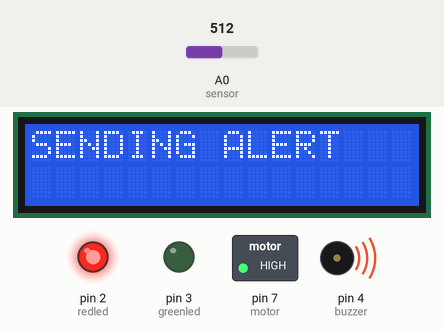
Simulated run of this sketch. Board: Arduino Uno, built with avr-gcc and run on an emulated ATmega328P. Shown: 16×2 character LCD, switched loads named in the sketch (green lamp = pin HIGH), output pins drawn as LEDs (lit = HIGH), buzzer (waves = sounding). The inputs (shaded band) are chosen by the test bench; at power-on: A0 (sensor) = 512. What the sketch prints to the serial monitor is not drawn.

Above: at 1.2 s.
1.3 s: A0 (sensor) set to 407
6.5 s: A0 (sensor) set to 386
At 8.8 s:
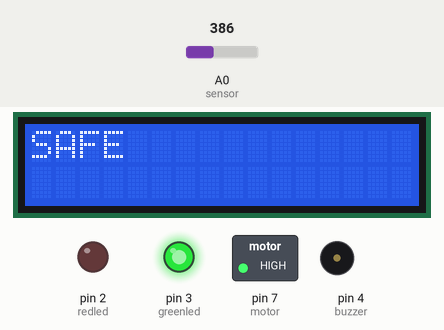
11.7 s: A0 (sensor) set to 410
At 13.3 s:
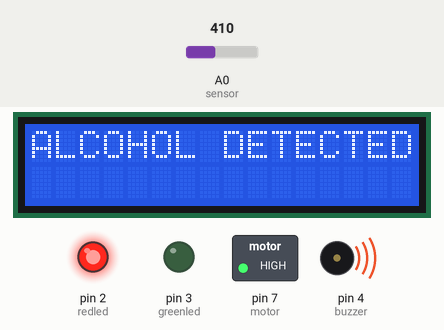
18.0 s: A0 (sensor) set to 390
At 21.6 s:
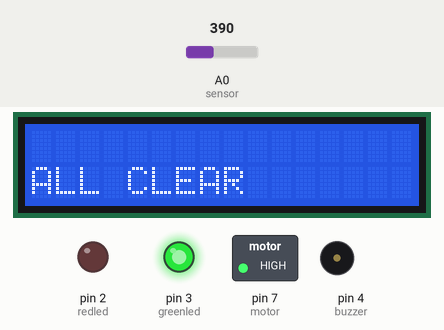
Timing chart, 0 to 23.1 s (numbered marks = the images above; inputs shaded):
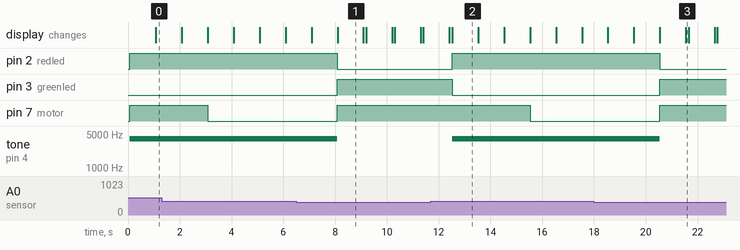

Measured:
- the behaviour switches between 401 and 400 on A0 (sensor) (found by bisection; images 0 and 1)
- after the input at 6.5 s, pin 2 (redled): HIGH → LOW after 1.6 s; pin 3 (greenled), pin 7 (motor): LOW → HIGH after 1.6 s; tone on pin 4 (buzzer): 4000 Hz → silent after 1.6 s; the display: first differs from a run without the input after 1.6 s (image 1)
- after the input at 11.7 s, pin 2 (redled): LOW → HIGH after 0.82 s; pin 3 (greenled): HIGH → LOW after 0.82 s; pin 7 (motor): HIGH → LOW after 3.8 s; tone on pin 4 (buzzer): silent → 4000 Hz after 0.82 s; the display: first differs from a run without the input after 0.82 s (image 2)
- after the input at 18.0 s, pin 2 (redled): HIGH → LOW after 2.5 s; pin 3 (greenled), pin 7 (motor): LOW → HIGH after 2.5 s; tone on pin 4 (buzzer): 4000 Hz → silent after 2.5 s; the display: first differs from a run without the input after 2.5 s (image 3 shows a later state)
- what the display in image 1 shows lasts 1.0 s, from 8.1 s to 9.1 s

The sketch:

alcoholdetection.ino
```cpp
#include <LiquidCrystal.h>
LiquidCrystal lcd(5,6,8,9,10,11);

int redled = 2;
int greenled = 3;
int buzzer = 4;
int sensor = A0;
int sensorThresh = 400;//threshold value for drunk
int motor = 7;

void setup()
{
pinMode(redled, OUTPUT);
pinMode(greenled,OUTPUT);
pinMode(buzzer,OUTPUT);
pinMode(sensor,INPUT);
pinMode(motor,OUTPUT);
Serial.begin(9600);
lcd.begin(16,2);
digitalWrite(motor,HIGH);
}

void loop()
{
  int analogValue = analogRead(sensor);//value read by gas sensor
  Serial.print(analogValue);
  if(analogValue>sensorThresh)//condition if drunk
  {
    digitalWrite(redled,HIGH);
    digitalWrite(greenled,LOW);
    //play the buzzer with a frquency=4000Hz for 5 seconds.
    tone(buzzer,4000,5000);
    lcd.clear();
    lcd.setCursor(0,0);
    lcd.print("ALCOHOL DETECTED.");
    delay(1000);
    lcd.clear();
    lcd.setCursor(0,0);
    lcd.print("SENDING ALERT");
    delay(1000);
    lcd.setCursor(0,1);
    lcd.print("STOPPING CAR...  ");
    delay(1000);
    lcd.clear();
    digitalWrite(motor,LOW);
    delay(1000);
  }
  else//condition if safe
  {
    digitalWrite(greenled,HIGH);
    digitalWrite(redled,LOW);
    digitalWrite(motor,HIGH);
    noTone(buzzer);
    lcd.clear();
    lcd.setCursor(0,0);
    lcd.print("SAFE");
    delay(1000);
    lcd.clear();
    lcd.setCursor(0,1);
    lcd.print("ALL CLEAR");
    delay(100);}
}
```
